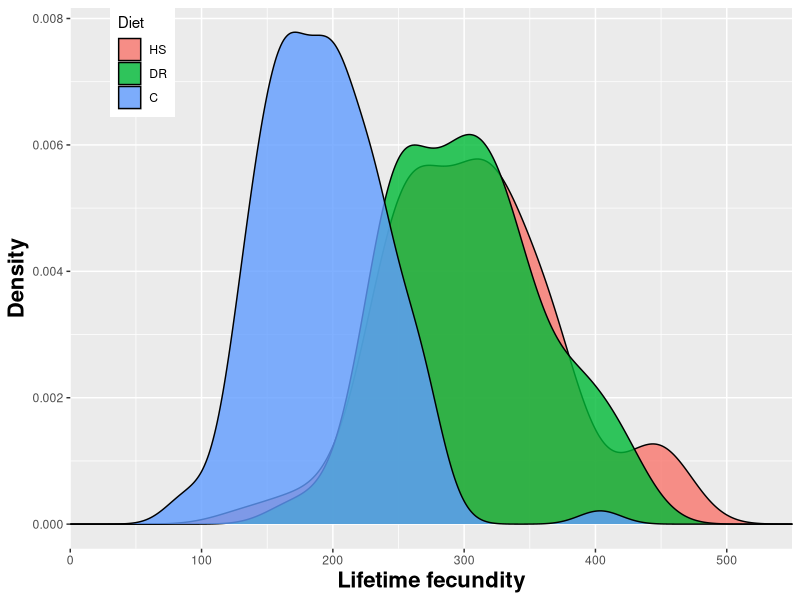
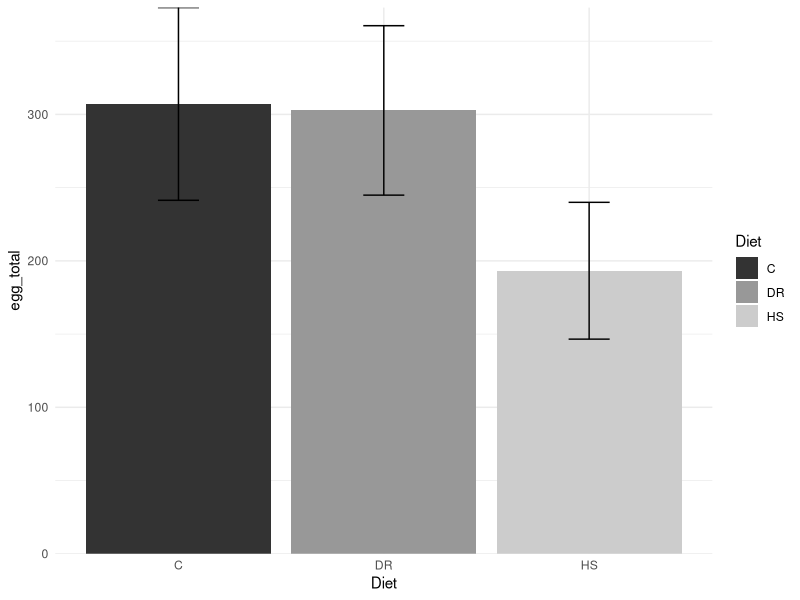
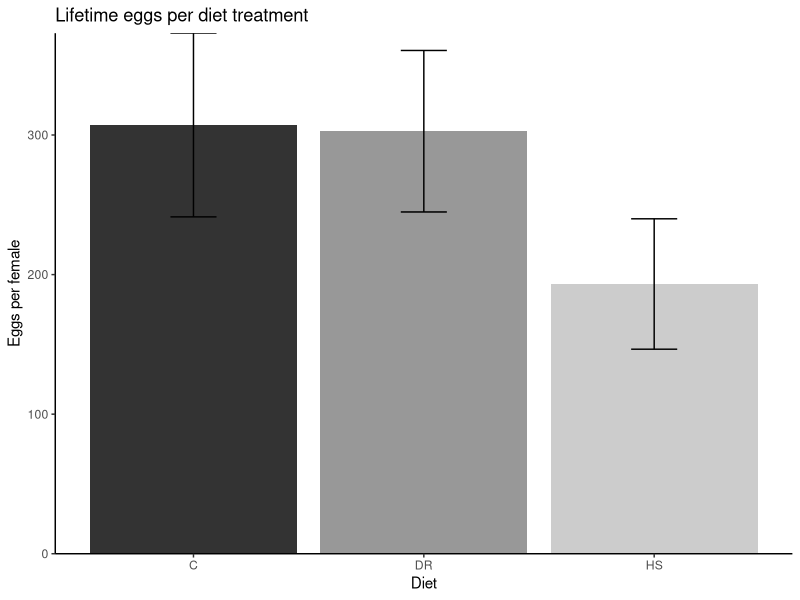
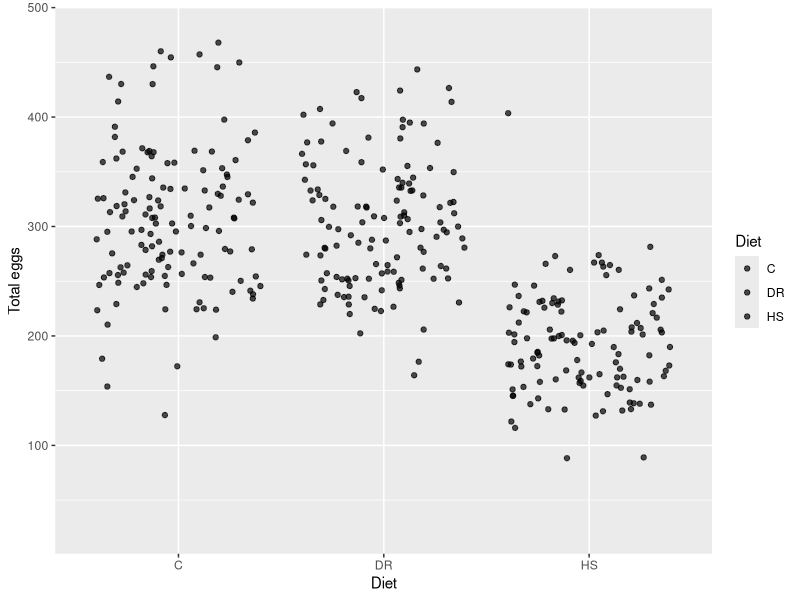
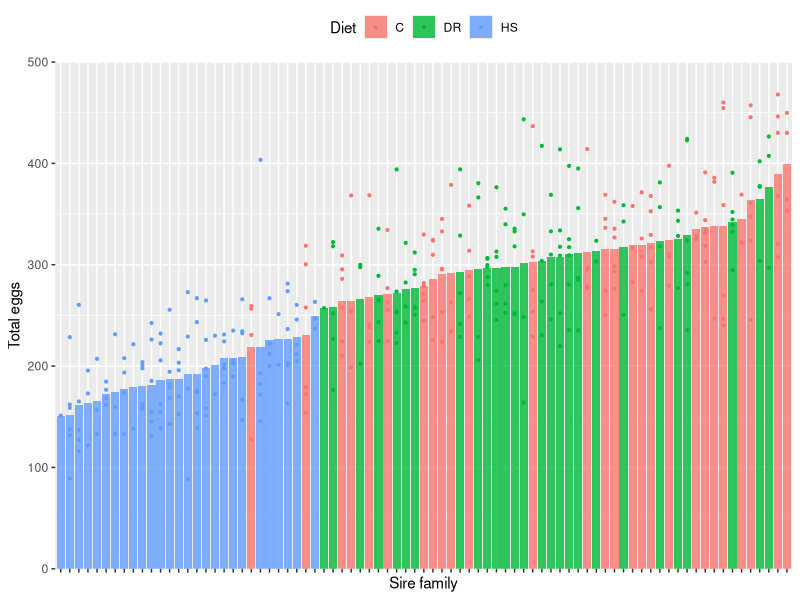
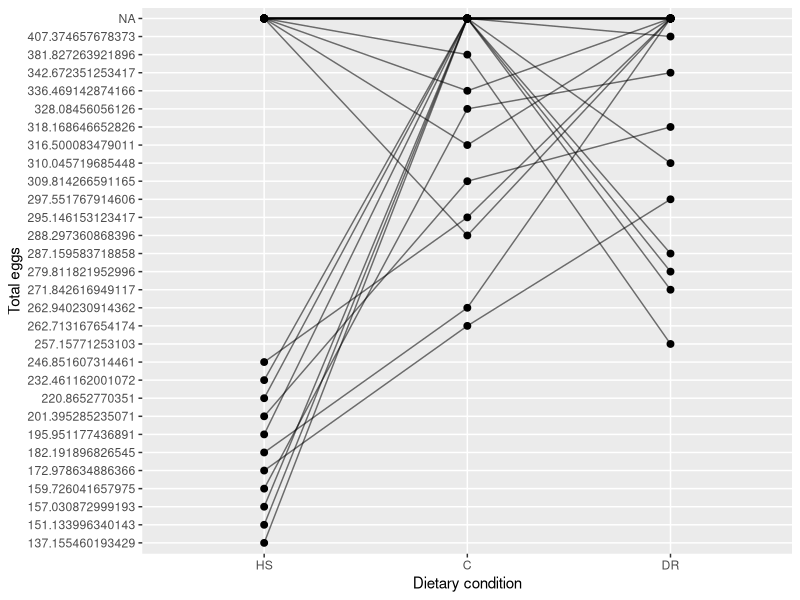
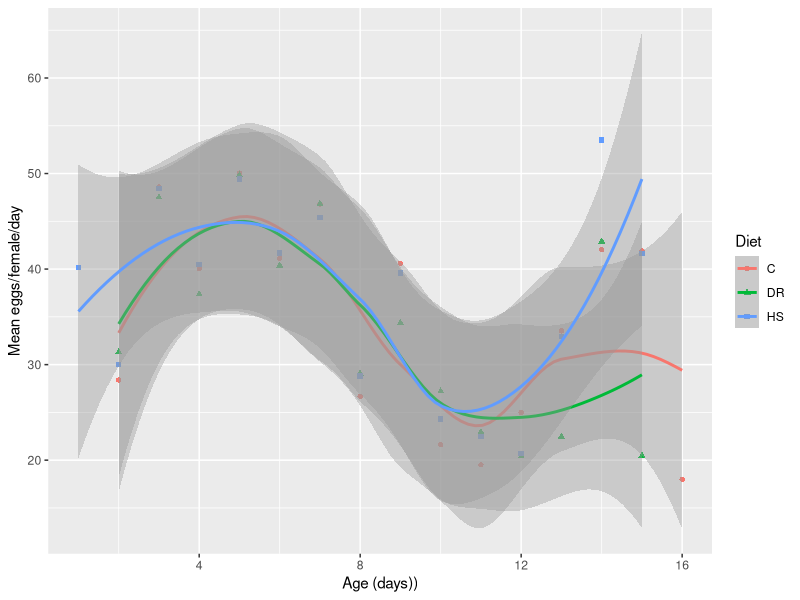
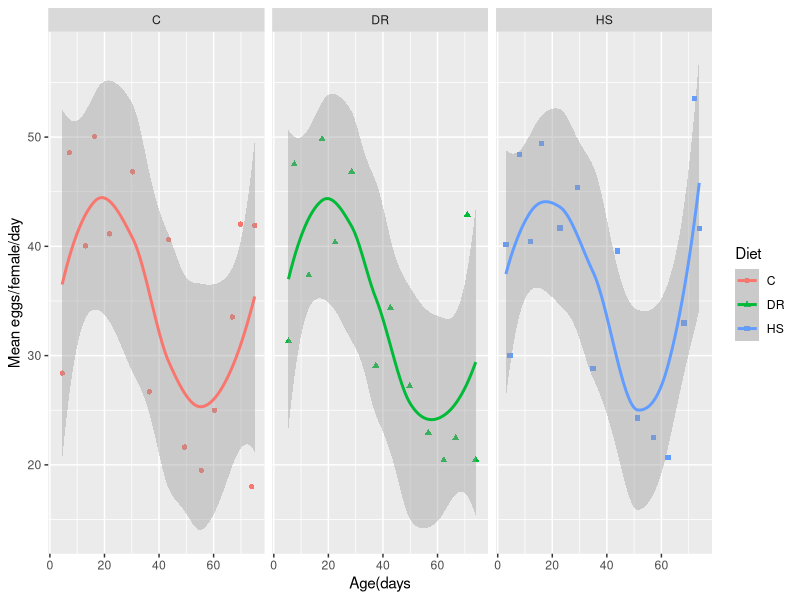

Recreate these plots in R, in order.
## ---- chunk 1
# data : a data frame
# varname : name of column to be summarized
# groupnames : vector of grouping variables

data_summary <- function(data, varname, groupnames){
  summary_func <- function(x, col){
    c(mean = mean(x[[col]], na.rm=TRUE),
      sd = sd(x[[col]], na.rm=TRUE))
  }
  data_sum <- data %>%
    group_by(groupnames) %>% 
    summarize(summary_func(., varname))
  data_sum <- rename(data_sum, c("mean" = varname))
 return(data_sum)
}
## ---- chunk 2
library(tidyverse) 
library(cowplot)
## ---- chunk 3
h2fec_phenotype <- read.table('../../Data/Processed/eggs_per_vial.txt',
                     sep = "\t", header = TRUE,
                     stringsAsFactors = FALSE)

h2fec_phenotype <- as_tibble(h2fec_phenotype)
h2fec_phenotype <- dplyr::rename(h2fec_phenotype, Diet = treat)
## ---- chunk 4
h2fec_phenotype <- h2fec_phenotype %>%
     mutate(Diet=replace(Diet, Diet=="LY", "DR")) %>%
     mutate(Diet=replace(Diet, Diet=="STD", "C"))

## ---- chunk 5
#pdf("../../Data/Figures/density_all-data_ggpl.pdf",width=6,height=4)
par(mar=c(4.5,4.5,0.5,0.5))
 ggplot(h2fec_phenotype, aes(egg_total, fill = Diet)) + 
  geom_density(alpha = 0.8) +
  #coord_cartesian(xlim=c(0, 1e4), ylim=c(0, 5e4)) + #adjust frame of x-axis
  scale_x_continuous(expand=c(0, 0), limits=c(0, 5.5e2)) + #limit plot area on x-axix
  scale_color_manual(values=c("#CC6666", "#9999CC", "#66CC99")) +
  theme(axis.title = element_text(face="bold", size=16)) +
  xlab("Lifetime fecundity") + ylab("Density") +
  theme(legend.position=c(0.1, 0.9)) +
  scale_fill_discrete(name="Diet", labels=c("HS", "DR", "C")) 
#dev.off()
## ---- chunk 6
# h2fec_sum <- data_summary(h2fec_phenotype, varname="egg_total",
#                     #groupnames=c("supp", "dose")) # if have multiple grouping variables
#                     groupnames="Diet")

h2fec_sum <- h2fec_phenotype %>% 
  group_by(Diet) %>% 
  summarise(egg_total_mean = mean(egg_total, na.rm = TRUE),
            sd = sd(egg_total)) %>% 
  rename(egg_total = egg_total_mean)

# Convert dose to a factor variable
h2fec_sum
## ---- chunk 7
# Standard deviation of the mean as error bar
p <- ggplot(h2fec_sum, aes(x=Diet, y=egg_total, fill=Diet)) + 
    geom_bar(stat="identity", position=position_dodge(), width=0.9) +
    geom_errorbar(aes(ymin=egg_total-sd, ymax=egg_total+sd), width=.2,
                  position=position_dodge(.9)) +
    scale_y_continuous(expand = c(0,0))
  
p + scale_fill_grey() + theme_minimal()

p + labs(title="Lifetime eggs per diet treatment", 
         x="Diet", y = "Eggs per female")+
    scale_fill_grey(guide=FALSE) + 
   #scale_fill_manual(values=c('black','lightgray'))+ # Change color by groups
   theme_classic()

# change plot size

## ---- chunk 8
#dot plot

k6 <- ggplot(data=h2fec_phenotype, aes(x=Diet, y=egg_total, fill=Diet)) + #group-sire_trt
  #geom_point(pch=21) +
  geom_jitter(position = position_jitter(width = 0.4), alpha = 0.7)+
  scale_fill_manual(values=c("#999999", "#E69F00", "#56B4E9"))+
  scale_y_continuous(expand = c(0,0)) +
  xlab("Diet") + ylab("Total eggs") 
k6 +   expand_limits(y = c(1, 5e2)) 

t <- subset(h2fec_phenotype, h2fec_phenotype$Diet=="HS")
which.max(t$egg_total)
t[68,] # S45D134_a_HS has egg_total = 404
# problem image is IMG_5571.JPG set 2016-03-05 flip 2016-05-24 age 80, 2 females, 48.5 eggs per female

kn <- h2fec_phenotype

## ---- chunk 9
# new grouping variable
h2fec_phenotype <- unite(h2fec_phenotype, "sire_Diet", sireid, Diet, sep = "_", remove=FALSE)  

#h2fec_phenotype <- select(h2fec_phenotype, sire_Diet, Diet, egg_total)

## ---- chunk 10

#with(h2fec_phenotype, reorder(sire_Diet, egg_total)) 
#pdf("../../Data/Figures/fecundity_family.pdf",width=6,height=4)
par(mar=c(4.5,4.5,0.5,0.5))

#ascending order
p <- ggplot(h2fec_phenotype, aes(x= reorder(sire_Diet, egg_total), y=egg_total, fill=Diet)) +

#descending order
#ggplot(h2fec_phenotype, aes(x= reorder(sire_Diet, -egg_total), y=egg_total, fill=Diet)) + 
  
  theme(axis.text.x = element_blank(), legend.position = 'top') +
    stat_summary(fun.y = mean,
               position = position_dodge(width = 0.9),
               geom = "bar", alpha=0.8) +
  xlab("Sire family") + ylab("Total eggs") +
  scale_y_continuous(expand = c(0,0))+
  #scale_fill_discrete(name="Diet")+
  #guides(fill=guide_legend(title="Diet")) +
geom_point(aes(color=Diet), position = position_dodge(width = 0.9),size=0.75) 

p +   expand_limits(y = c(1, 5e2)) 
#tt + guides(fill=guide_legend(title="Diet"))

#dev.off()
## ---- chunk 11
# prep each treatment into its own column

#pull HS and compute median
HS <- subset(h2fec_phenotype, Diet == "HS")
hs_trim <- cbind.data.frame(HS$sireid, HS$egg_total)
hs_med <- aggregate(. ~ HS$sireid, data=hs_trim, FUN=median)
hs_med[,2] <- NULL
colnames(hs_med) <- c("sireid","eggs")
hs_med$diet<-"HS"

#pull LY and compute median
DR <- subset(h2fec_phenotype, Diet == "DR")
dr_trim <- cbind.data.frame(DR$sireid, DR$egg_total)
dr_med <- aggregate(. ~ DR$sireid, data=dr_trim, FUN=median)
dr_med[,2] <- NULL
colnames(dr_med) <- c("sireid","eggs")
dr_med$diet<-"DR"

#pull STD and compute median
C <- subset(h2fec_phenotype, Diet == "C")
c_trim <- cbind.data.frame(C$sireid, C$egg_total)
c_med <- aggregate(. ~ C$sireid, data=c_trim, FUN=median)
c_med[,2] <- NULL
colnames(c_med) <- c("sireid","eggs")
c_med$diet<-"C"
## ---- chunk 12
B <- rbind(hs_med, c_med, dr_med)
#B<-B[!(B$sireid=="S39"),]
#attach a column of diet to each data frame before joining; use that as fill

#reorder x-axis (ggplot default is alphabetical)
B$diet <- as.character(B$diet) #turn diet col into a char vector
B$diet <- factor(B$diet, levels=unique(B$diet)) #back to ordered factor
#save(B, file = "/Users/ngomae/Documents/H2_Analysis/h2lifespan/Evo17_Portland/h2reacts.Rda")
## ---- chunk 13
#pdf("../../Data/Figures/h2life_reaction_norms.pdf",width=6,height=4)
par(mar=c(4.5,4.5,0.5,0.5))
ggplot(B, aes(x = B$diet, y = B$eggs)) +
  geom_point(size = 2)+
  geom_line(aes(group = paste(sireid), alpha = 0.2)) +
  xlab("Dietary condition") + ylab("Total eggs") +
  theme(legend.position="none") +
  scale_fill_discrete(name="Diet", labels=c("HS", "DR", "C"))
  
  #expand_limits(x = "diet") + scale_x_continuous(expand = c(0, 0))
  #expand_limits(x = 0, y = 0)
  #expand_limits(y = c(0, 4.5e2))
  

#dev.off()
## ---- chunk 14
AA <- read.table('../../Data/Processed/eggs_per_female.txt',
                     sep = "\t", header = TRUE,
                     stringsAsFactors = FALSE)

AA <- AA %>%
   select(flipDate,id,fID,treat,age,sireid,damid,n_females,eggs_per_female)
#AA
AA <- as_tibble(AA)
## ---- chunk 15
AA <- AA %>%
  rename(Diet = treat) %>%
  mutate(Diet=replace(Diet, Diet=="LY", "DR")) %>%
  mutate(Diet=replace(Diet, Diet=="STD", "C"))
#AA
## ---- chunk 16
AA$flipDate <- as.Date(AA$flipDate)

AA <- AA[!is.na(AA$eggs_per_female), ]

A1 <- aggregate(AA["eggs_per_female"], by=AA["flipDate"], sum)

# a new grouping variable
AA <- unite(AA, "sire_trt", sireid, Diet, sep = "_", remove=FALSE)
A2 <- aggregate(AA["eggs_per_female"], by=AA["sire_trt"], sum)

## ---- chunk 17
#head(AA)

AB <- as.data.frame(AA)
AB$flipDate <- as.Date(AB$flipDate)

AB$julian_date <- julian(AB$flipDate)
#head(AB)

# sort by julian date
AB <- AB[order(AB$julian_date),] 

AB.c <- transform(AB, Time_Week=match(julian_date, unique(julian_date)))
all.equal(AB,AB.c)

## ---- chunk 18

A3 <- AB.c %>%
   select(Time_Week,age, Diet,eggs_per_female)

A3$Diet <- as.character(AA$Diet)

A3 <- aggregate(.~Time_Week+Diet, A3, mean)

k <- ggplot(A3, aes(x=Time_Week, y=eggs_per_female))+
  geom_line(aes(color=Diet)) +
  xlab("Age (days))") + ylab("Mean eggs/female/day")
#k

k1 <- ggplot(A3, aes(x=Time_Week, y=eggs_per_female, color=Diet))+
  geom_point(aes(shape=Diet))+
  xlab("Age (days))") + ylab("Mean eggs/female/day")

# local polynomial regression
k1 + geom_smooth(method="loess") #try "lm"

# facet

k2 <- ggplot(A3, aes(x=age, y=eggs_per_female, color=Diet))+
  geom_point(aes(shape=Diet)) +  geom_smooth(method="loess") +
  xlab("Age(days") + ylab("Mean eggs/female/day")
k2 + facet_grid(. ~ Diet)#facet_grid(Diet~ .) 


k3 <- ggplot(A3, aes(x=age, y=eggs_per_female, color=Diet))+
  geom_point(aes(shape=Diet)) +  geom_smooth(method="loess")+
  xlab("Age (days)") + ylab("Mean eggs/female/day")
k3 + facet_grid(Diet~ .) 

## ---- chunk 19
#pdf("../../Figures/h2_avg_fecundity_per_female_per_day.pdf",width=6,height=4)
par(mar=c(4.5,8.0,0.5,0.5))

lml <- ggplot(data=AB.c, aes(x=age, y=eggs_per_female, fill=Diet)) +
geom_point(pch=21) +
#geom_smooth(span=0.8)+
geom_jitter(position = position_jitter(width = .4), alpha = 0.07) +
scale_fill_manual(values=c("#999999", "#E69F00", "#56B4E9"))+
xlab("Age (days)") + ylab("Mean eggs/female/day") +
scale_y_continuous(limits = c(0,100), expand = c(0, 0)) +
geom_smooth(method = "lm", se = TRUE, color="black")+
facet_grid(.~Diet)
lml
#dev.off()
